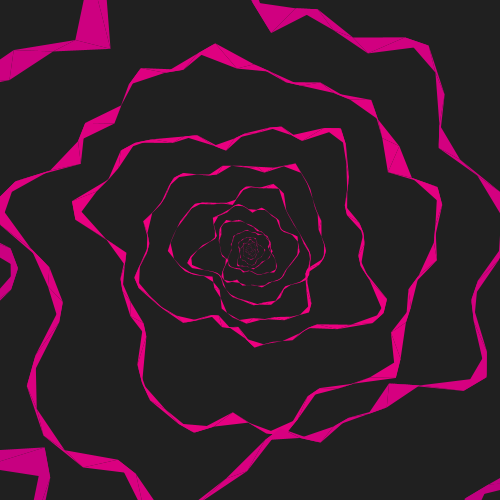
Frame 1 (no input)
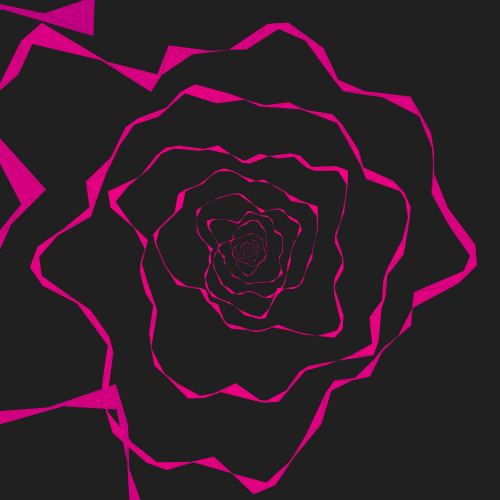
Frame 60 (the mouse pressed at the canvas centre just before this capture)
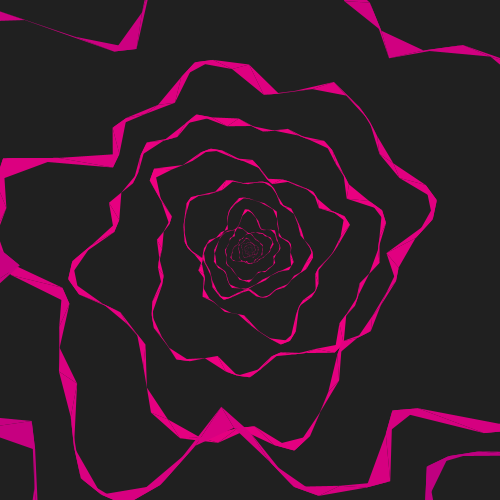
Frame 120 (the mouse held since frame 60 and released just before this capture)

The Processing sketch that drew these frames (run headless with seeded random() and noise(); from frame 60 on, the mouse is pressed at the canvas centre):

// Processing sketch: perlinSpiral
// ── perlinSpiral.pde
float t = 0.0;
float d = 1.0;
float a = 0.0;
float boundary = sqrt(2) * width;

void setup() {
  size(500, 500);
  noStroke();
  boundary = sqrt(2) * width;
}

void draw() {
  background(32);
  pushMatrix();
  translate(width / 2, height / 2);

  float thisAngle = a;
  float thisTime = t;  

  beginShape(TRIANGLE_STRIP);
  while (d < boundary) {
    float x = sin(thisAngle);
    float y = cos(thisAngle);
    PVector p = new PVector(x, y);

    fill(map(d, 0, boundary, 255, 32), 0, 128);    
    p.mult(d + d * noise(thisTime) * 2);
    vertex(p.x, p.y);

    thisAngle += map(d, 0, boundary, PI / 30, PI / 120);
    d *= 1.006;
    thisTime += 0.15 + d * 0.0006;
  }
  endShape();
  popMatrix();

  a += PI / 64.0;
  d = 1;  
  t += 0.1;
}
